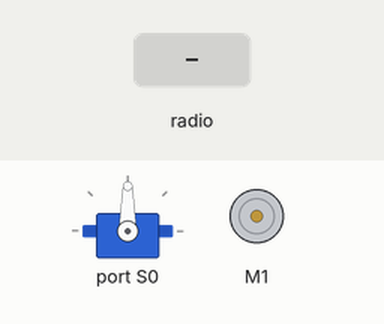
A program run on a simulated BBC micro:bit (MakeCode). Shown: servo, DC motor (green arrow = forward, orange = backward, longer = faster). Inputs (shaded band) come from the test bench.

Above: at 1.2 s.
1.3 s: radio message "3" arrives
At 1.7 s:
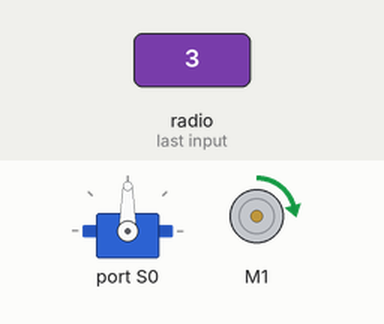
2.8 s: radio message "3" arrives
At 3.9 s:
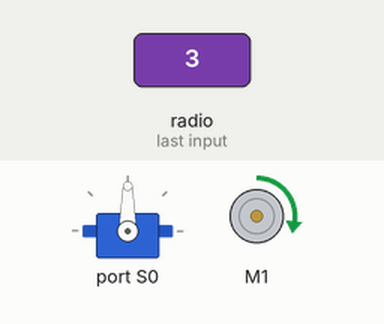
4.3 s: radio message "4" arrives
At 4.9 s:
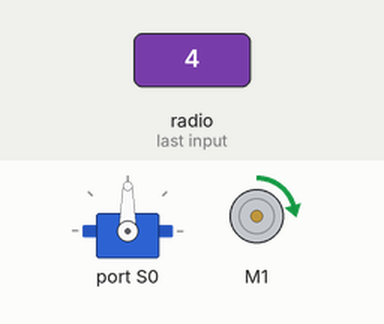
5.8 s: radio message "5" arrives
At 7.1 s:
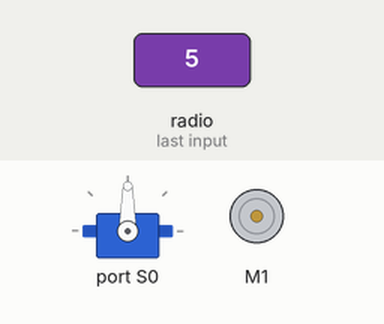
Timing chart, 0 to 8.3 s (numbered marks = the images above; inputs shaded):
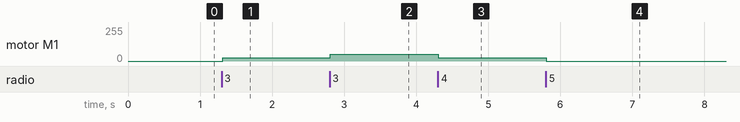

The program:

main.ts
```typescript
radio.onReceivedNumber(function (receivedNumber) {
    if (receivedNumber == 1) {
        Angulo += 5
        if (Angulo > 225) {
            Angulo = 225
        }
    } else if (receivedNumber == 2) {
        Angulo += -5
        if (Angulo < 135) {
            Angulo = 135
        }
    } else if (receivedNumber == 3) {
        Velocidad += 10
        if (Velocidad > 100) {
            Velocidad = 100
        }
    } else if (receivedNumber == 4) {
        Velocidad += -10
        if (Velocidad < 0) {
            Velocidad = 0
        }
    } else if (receivedNumber == 5) {
        Angulo = 180
        Velocidad = 0
    }
})
let Angulo = 0
let Velocidad = 0
radio.setGroup(10)
Velocidad = 0
Angulo = 180
basic.forever(function () {
    wuKong.setServoAngle(wuKong.ServoTypeList._360, wuKong.ServoList.S0, Angulo)
    wuKong.setMotorSpeed(wuKong.MotorList.M1, Velocidad)
})
```

test.ts
```typescript
// aquí va el archivo "tests"; esto no se compilará cuando este paquete se utilice como una extensión.
```

Measured:
- after the input at 1.3 s, motor M1: stopped → forward 26/255 at once
- after the input at 2.8 s, motor M1: forward 26/255 → forward 51/255 at once
- after the input at 4.3 s, motor M1: forward 51/255 → forward 26/255 at once
- after the input at 5.8 s, motor M1: forward 26/255 → stopped at once
